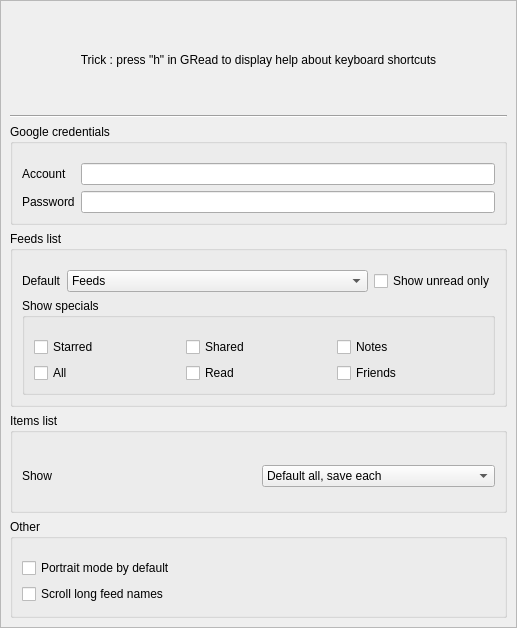
<?xml version="1.0" encoding="UTF-8"?>
<ui version="4.0">
 <class>Settings</class>
 <widget class="QDialog" name="Settings">
  <property name="geometry">
   <rect>
    <x>0</x>
    <y>0</y>
    <width>517</width>
    <height>628</height>
   </rect>
  </property>
  <property name="sizePolicy">
   <sizepolicy hsizetype="Preferred" vsizetype="Preferred">
    <horstretch>0</horstretch>
    <verstretch>0</verstretch>
   </sizepolicy>
  </property>
  <property name="windowTitle">
   <string>Settings</string>
  </property>
  <layout class="QVBoxLayout" name="verticalLayout">
   <property name="margin">
    <number>0</number>
   </property>
   <item>
    <widget class="QScrollArea" name="scrollArea">
     <property name="widgetResizable">
      <bool>true</bool>
     </property>
     <widget class="QWidget" name="scrollAreaWidgetContents">
      <property name="geometry">
       <rect>
        <x>0</x>
        <y>0</y>
        <width>812</width>
        <height>709</height>
       </rect>
      </property>
      <layout class="QVBoxLayout" name="verticalLayout_4">
       <property name="leftMargin">
        <number>9</number>
       </property>
       <item>
        <widget class="QLabel" name="Trick">
         <property name="text">
          <string>Trick : press &quot;h&quot; in GRead to display help about keyboard shortcuts</string>
         </property>
         <property name="textFormat">
          <enum>Qt::PlainText</enum>
         </property>
         <property name="alignment">
          <set>Qt::AlignCenter</set>
         </property>
        </widget>
       </item>
       <item>
        <widget class="Line" name="line">
         <property name="orientation">
          <enum>Qt::Horizontal</enum>
         </property>
        </widget>
       </item>
       <item>
        <widget class="QGroupBox" name="groupGoogle">
         <property name="title">
          <string>Google credentials</string>
         </property>
         <layout class="QFormLayout" name="formLayout">
          <property name="topMargin">
           <number>19</number>
          </property>
          <item row="0" column="0">
           <widget class="QLabel" name="labelSettingsAccount">
            <property name="text">
             <string>Account</string>
            </property>
            <property name="buddy">
             <cstring>inputSettingsAccount</cstring>
            </property>
           </widget>
          </item>
          <item row="0" column="1">
           <widget class="QLineEdit" name="inputSettingsAccount">
            <property name="inputMethodHints">
             <set>Qt::ImhEmailCharactersOnly|Qt::ImhNoAutoUppercase</set>
            </property>
           </widget>
          </item>
          <item row="1" column="0">
           <widget class="QLabel" name="labelSettingsPassword">
            <property name="text">
             <string>Password</string>
            </property>
            <property name="buddy">
             <cstring>inputSettingsPassword</cstring>
            </property>
           </widget>
          </item>
          <item row="1" column="1">
           <widget class="QLineEdit" name="inputSettingsPassword">
            <property name="inputMethodHints">
             <set>Qt::ImhNoAutoUppercase|Qt::ImhNoPredictiveText</set>
            </property>
            <property name="echoMode">
             <enum>QLineEdit::PasswordEchoOnEdit</enum>
            </property>
           </widget>
          </item>
         </layout>
        </widget>
       </item>
       <item>
        <widget class="QGroupBox" name="groupFeeds">
         <property name="title">
          <string>Feeds list</string>
         </property>
         <layout class="QVBoxLayout" name="verticalLayout_2">
          <property name="topMargin">
           <number>19</number>
          </property>
          <item>
           <layout class="QHBoxLayout" name="horizontalLayout">
            <item>
             <widget class="QLabel" name="labelSettingsHomeDefault">
              <property name="text">
               <string>Default</string>
              </property>
              <property name="buddy">
               <cstring>selectSettingsHomeDefault</cstring>
              </property>
             </widget>
            </item>
            <item>
             <widget class="QComboBox" name="selectSettingsHomeDefault">
              <property name="sizePolicy">
               <sizepolicy hsizetype="Expanding" vsizetype="Fixed">
                <horstretch>0</horstretch>
                <verstretch>0</verstretch>
               </sizepolicy>
              </property>
              <item>
               <property name="text">
                <string>Feeds</string>
               </property>
              </item>
              <item>
               <property name="text">
                <string>Labels</string>
               </property>
              </item>
             </widget>
            </item>
            <item>
             <widget class="QCheckBox" name="checkSettingsHomeShowUnread">
              <property name="text">
               <string>Show unread only</string>
              </property>
             </widget>
            </item>
           </layout>
          </item>
          <item>
           <widget class="QGroupBox" name="groupSpecials">
            <property name="title">
             <string>Show specials</string>
            </property>
            <layout class="QGridLayout" name="gridLayout">
             <property name="topMargin">
              <number>19</number>
             </property>
             <item row="0" column="0">
              <widget class="QCheckBox" name="checkSettingsShowStarred">
               <property name="text">
                <string>Starred</string>
               </property>
              </widget>
             </item>
             <item row="0" column="1">
              <widget class="QCheckBox" name="checkSettingsShowShared">
               <property name="text">
                <string>Shared</string>
               </property>
              </widget>
             </item>
             <item row="0" column="2">
              <widget class="QCheckBox" name="checkSettingsShowNotes">
               <property name="text">
                <string>Notes</string>
               </property>
              </widget>
             </item>
             <item row="1" column="0">
              <widget class="QCheckBox" name="checkSettingsShowAll">
               <property name="text">
                <string>All</string>
               </property>
              </widget>
             </item>
             <item row="1" column="1">
              <widget class="QCheckBox" name="checkSettingsShowRead">
               <property name="text">
                <string>Read</string>
               </property>
              </widget>
             </item>
             <item row="1" column="2">
              <widget class="QCheckBox" name="checkSettingsShowFriends">
               <property name="text">
                <string>Friends</string>
               </property>
              </widget>
             </item>
            </layout>
           </widget>
          </item>
         </layout>
        </widget>
       </item>
       <item>
        <widget class="QGroupBox" name="groupItems">
         <property name="title">
          <string>Items list</string>
         </property>
         <layout class="QVBoxLayout" name="verticalLayout_5">
          <property name="topMargin">
           <number>19</number>
          </property>
          <item>
           <layout class="QHBoxLayout" name="horizontalLayout_3">
            <item>
             <widget class="QLabel" name="labelSettingsItemsShowMode">
              <property name="text">
               <string>Show</string>
              </property>
              <property name="buddy">
               <cstring>selectSettingsItemsShowMode</cstring>
              </property>
             </widget>
            </item>
            <item>
             <widget class="QComboBox" name="selectSettingsItemsShowMode">
              <item>
               <property name="text">
                <string>Default all, save each</string>
               </property>
              </item>
              <item>
               <property name="text">
                <string>Default unread, save each</string>
               </property>
              </item>
              <item>
               <property name="text">
                <string>Default all, no save</string>
               </property>
              </item>
              <item>
               <property name="text">
                <string>Default unread, no save</string>
               </property>
              </item>
             </widget>
            </item>
           </layout>
          </item>
         </layout>
        </widget>
       </item>
       <item>
        <widget class="QGroupBox" name="groupOther">
         <property name="title">
          <string>Other</string>
         </property>
         <layout class="QVBoxLayout" name="verticalLayout_3">
          <property name="topMargin">
           <number>19</number>
          </property>
          <item>
           <widget class="QCheckBox" name="checkSettingsPortraitMode">
            <property name="text">
             <string>Portrait mode by default</string>
            </property>
           </widget>
          </item>
          <item>
           <widget class="QCheckBox" name="checkSettingsScrollTitles">
            <property name="text">
             <string>Scroll long feed names</string>
            </property>
           </widget>
          </item>
         </layout>
        </widget>
       </item>
      </layout>
     </widget>
    </widget>
   </item>
  </layout>
 </widget>
 <tabstops>
  <tabstop>inputSettingsAccount</tabstop>
  <tabstop>inputSettingsPassword</tabstop>
  <tabstop>selectSettingsHomeDefault</tabstop>
  <tabstop>checkSettingsHomeShowUnread</tabstop>
  <tabstop>checkSettingsShowStarred</tabstop>
  <tabstop>checkSettingsShowShared</tabstop>
  <tabstop>checkSettingsShowNotes</tabstop>
  <tabstop>checkSettingsShowAll</tabstop>
  <tabstop>checkSettingsShowRead</tabstop>
  <tabstop>checkSettingsShowFriends</tabstop>
  <tabstop>selectSettingsItemsShowMode</tabstop>
  <tabstop>checkSettingsPortraitMode</tabstop>
  <tabstop>scrollArea</tabstop>
 </tabstops>
 <resources/>
 <connections/>
</ui>
